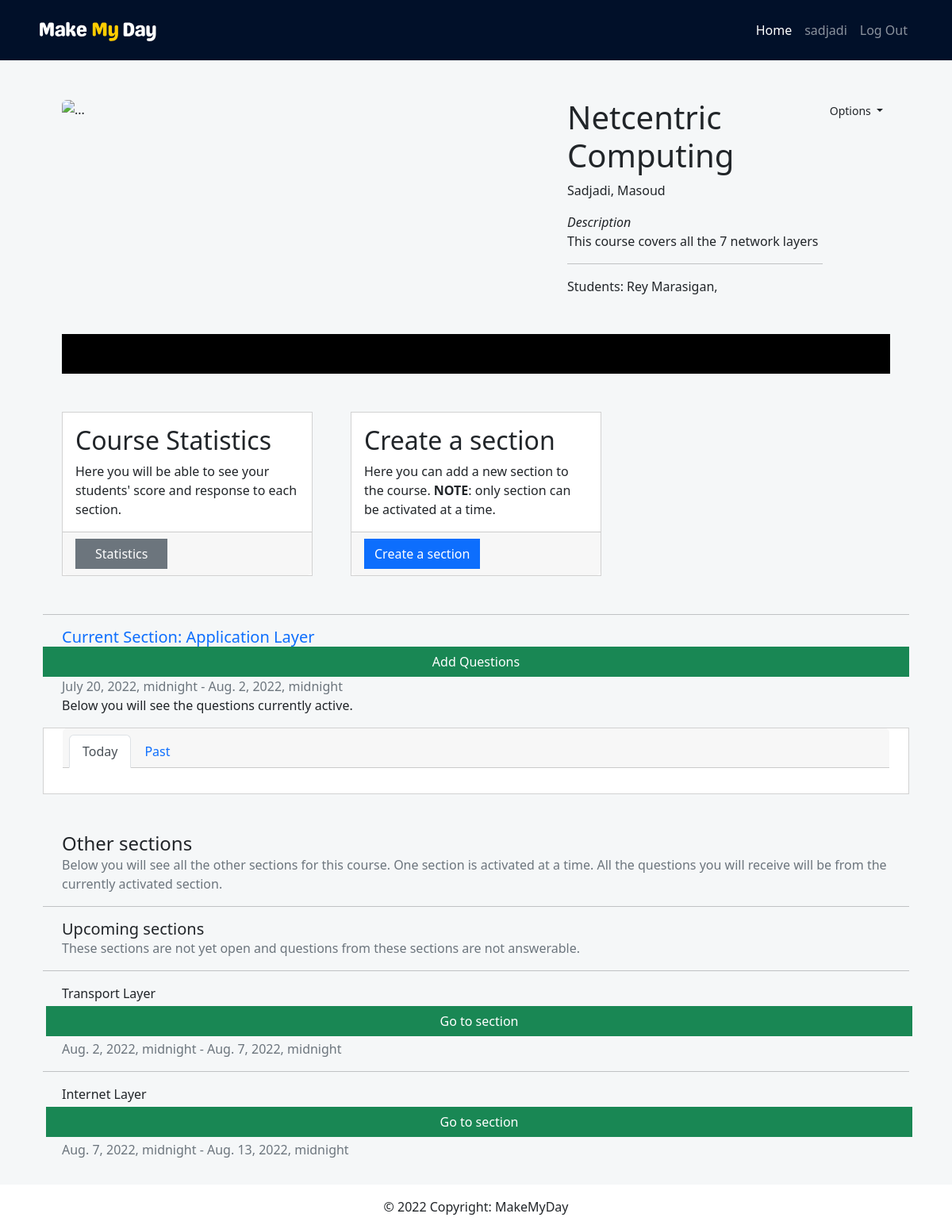
Screenshot of /course/2/ (signed in) with the database file from the repository.
### main/models.py (models this page shows, shortened)
class Course(models.Model):
    instructor = models.ForeignKey(Instructor, on_delete=models.CASCADE)
    students = models.ManyToManyField(Student, through="Notification")
    course_id = models.BigAutoField(primary_key=True, db_column="course_id")
    name = models.CharField(max_length=255)
    description = models.TextField(default="")
    access_code = models.CharField(max_length=100, default="", blank=True)
    year = models.PositiveIntegerField(default=timezone.now().year, validators=[MinValueValidator(1900), max_value_current_year])
    SPRING = "SPRING"
    SUMMER = "SUMMER" # this means once every two days
    FALL = "FALL"
    CHOICES = (
        (SPRING, "Spring"),
        (SUMMER, "Summer"),
        (FALL, "Fall"),
    )
    semester = models.CharField(choices = CHOICES, default=SUMMER, max_length=120)
    def retrieve_sections(self):
        closed_sections = self.section_set.filter(
            end_date__lte=timezone.now())
        open_section = self.section_set.filter(
            start_date__lte=timezone.now(),
            end_date__gte=timezone.now()).first()
        upcoming_sections = self.section_set.filter(
            start_date__gte=timezone.now())
        return [closed_sections, open_section, upcoming_sections]

### questions/models.py (models this page shows, shortened)
class Section(models.Model):
    course = models.ForeignKey(Course, on_delete=models.CASCADE, default=None)
    section_id = models.BigAutoField(primary_key=True, db_column="section_id")
    topic = models.CharField(max_length=255, default="Topic")
    start_date = models.DateTimeField(null=True)
    end_date = models.DateTimeField(null=True)
    DAILY = "DAILY"
    BIDIURNAL = "BIDIURNAL" # this means once every two days
    WEEKLY = "WEEKLY"
    FREQUENCY_CHOICES = (
        (DAILY, "Daily"),
        (BIDIURNAL, "Every other day"),
        (WEEKLY, "Weekly"),
    )
    frequency = models.CharField(choices = FREQUENCY_CHOICES, default=DAILY, max_length=120) # not yet implemented
    def __str__(self):
        return str(self.topic)

### course/views.py (the view)
# urls.py: path('<int:pk>/', courseViews.each_courses, name='each-courses'),
@login_required
def each_courses(request, pk):
    each_one = Course.objects.get(pk=pk)
    student = retrieveStudent(request)
    closed_sections, open_section, upcoming_sections = each_one.retrieve_sections()
    course_instructor = f"{each_one.instructor.user_profile.user.last_name}, {each_one.instructor.user_profile.user.first_name} "
    students = list(each_one.students.all())
    students_ = []
    past_questions = []
    logged_instructor = retrieveInstructor(request)
    if logged_instructor and logged_instructor.instructor_id != each_one.instructor.instructor_id:
        return HttpResponseNotFound('<h1>This is not your class.</h1>')
    if student and not student in students:
        return HttpResponseNotFound('<h1>You are not signed up for this class.</h1>')
    if logged_instructor:
        notification = None
    else:
        notification = Notification.objects.get(course=each_one, student=student)
    for stu in students:
        name = stu.user_profile.user.first_name + " " + stu.user_profile.user.last_name
        students_.append(name)
    return render(request, 'course/course_info.html',
    {'each_one': each_one,
    'notification': notification,
    'instructor': course_instructor,
    'students': students_,
    'closed_sections': closed_sections,
    'open_section': open_section,
    'upcoming_sections': upcoming_sections,
    })

### utils/helper.py (called while the page is built)
def retrieveStudent(request):
    try:
        user = request.user
        userProfile = UserProfile.objects.filter(user=user)[0]
        student = Student.objects.filter(user_profile = userProfile)[0]
        return student
    except:
        return None

def retrieveInstructor(request):
    try:
        user = request.user
        userProfile = UserProfile.objects.filter(user=user)[0]
        instructor = Instructor.objects.filter(user_profile = userProfile)[0]
        return instructor
    except:
        return None

### course/templates/course/course_info.html (shortened to what this page needs)
{% extends 'main/base.html' %}
{% load static %}
{% load humanize %}
{% block content %}
    <div class="container px-4 px-lg-5">
        <div class="row gx-4 gx-lg-5 align-items-top my-5">
            <div class="col-lg-7"><img class="img-fluid rounded mb-4 mb-lg-0" src="../../static/course-image.jpg" alt="..." /></div>
            <div class="col-lg-5">
                <div class="d-flex" >
                    <div class="col flex-fill">
                        <h1 class="font-weight-light">{{each_one.name}}</h1>
                        <p>{{ instructor }}</p>
                        <p class="mb-0"><em>Description</em></p>
                        <p>{{ each_one.description }}</p>
                        {% if request.user.userprofile.student_id != "" %}
                        <hr />
                        <p class="mb-0">Set Reminder: <b>{{ notification.time_to_send }}</b></p>
                        <p class="text-muted">This daily reminder is personal to your account. Depending whether there are questions available for the day, you will be sent an email notification. Go to <b>Options</b> to change the time.</p>
                        {% elif request.user.userprofile.instructor_id != "" %}
                        <hr />
                        <p class="mb-0">Students:
                        {% for s in students %}
                            {{s}},
                        {% endfor %}
                        </p>
                        {% endif %}
                    </div>
                    <div class="col d-flex justify-content-end">
                        <div class="dropdown">
                            <button class="btn btn-sm dropdown-toggle" type="button" id="dropdownMenuButton" data-toggle="dropdown" aria-haspopup="true" aria-expanded="false">
                                Options
                            </button>
                        </div>
                    </div>
                </div>
            </div>
        </div>
        <div class="card text-white bg-black my-5 py-4 text-center">
        </div>
        <div class="row gx-4 gx-lg-5">
            {% if request.user.userprofile.instructor_id != "" %}
                <div class="col-md-4 mb-5">
                    <div class="card h-100">
                        <div class="card-body">
                            <h2 class="card-title">Course Statistics</h2>
                            <p class="card-text">Here you will be able to see your students' score and response to each section.</p>
                        </div>
                        <div class="card-footer"><a
                                class="btn btn-secondary float-left px-4"
                                href="{% url 'course:course-stats-view' pk=each_one.course_id %}"
                        >Statistics</a></div>
                    </div>
                </div>
                <div class="col-md-4 mb-5">
                    <div class="card h-100">
                        <div class="card-body">
                            <h2 class="card-title">Create a section</h2>
                            <p class="card-text">Here you can add a new section to the course. <b>NOTE</b>: only section can be activated at a time.</p>
                        </div>
                        <div class="card-footer"><a class="btn btn-primary btn" href="{% url 'course:questions:create-section' pk=each_one.course_id %}">
                            Create a section
                        </a></div>
                    </div>
                </div>
            {% endif %}
            {% if open_section %}
            <hr />
            <h5 id="current-section-title"
                class="text-primary mb-0"
                data-section-id="{{ open_section.section_id }}"
            >Current Section: {{ open_section }}</h5>
            {% if request.user.userprofile.instructor_id != "" %}
            <a class="btn btn-success btn" style="float: right;" href="{% url 'course:questions:create-question' pk=each_one.course_id %}">
                Add Questions
            </a>
            {% endif %}
            <p class="text-muted mb-0">{{ open_section.start_date }} - {{ open_section.end_date}}</p>
            <p class="mb-3">Below you will see the questions currently active.</p>
            <div class="card mb-5">
                <div class="card-header">
                    <ul class="nav nav-tabs card-header-tabs pull-right"  id="myTab" role="tablist">
                        <li class="nav-item">
                            <a class="nav-link active" id="today-tab" data-toggle="tab" href="#today" role="tab" aria-controls="today" aria-selected="true">Today</a>
                        </li>
                        <li class="nav-item">
                            <a class="nav-link" id="past-tab" data-toggle="tab" href="#past" role="tab" aria-controls="past" aria-selected="false">Past</a>
                        </li>
                    </ul>
                </div>
                <div class="card-body">
                </div>
            </div>
            {% endif %}
            {% if upcoming_sections or closed_sections %}
            <h4 class="text mb-0">Other sections</h4>
            <p class="text-muted mb-3">Below you will see all the other sections for this course. One section is activated at a time. All the questions you will receive will be from the currently activated section.</p>
            <p class="text-white m-0">
                {% if upcoming_sections %}
                <hr />
                <h5 class="text mb-0">Upcoming sections</h5>
                <p class="text-muted mb-3">These sections are not yet open and questions from these sections are not answerable.</p>
                {% for section in upcoming_sections|dictsort:"start_date" %}
                <hr />
                <a>{{ section.topic }}</a>
                {% if request.user.userprofile.instructor_id != "" %}
                <a class="btn btn-success btn m-1" href="{% url 'course:questions:section-view' pk=section.course.course_id id=section.section_id %}" style="float: right;">
                    Go to section
                </a>
                {% endif %}
                <br>
                <a class="text-muted text-decoration-none mb-3" >{{ section.start_date }} - {{ section.end_date}}</a>
                {% endfor %}
                {% endif %}
            </p>
            {% endif %}
    </div>
</div>
{% endblock %}

### main/templates/main/base.html (shortened to what this page needs)
<!DOCTYPE html>
<html lang="en">
<head>
    {% load static %}
    <link href="https://cdn.jsdelivr.net/npm/bootstrap@5.2.0-beta1/dist/css/bootstrap.min.css" rel="stylesheet">
    <link href="//cdn.bootcss.com/bootstrap-datetimepicker/4.17.44/css/bootstrap-datetimepicker.min.css" rel="stylesheet">
    <link rel="stylesheet" href="../../static/css/style.css" />
</head>
<body class="d-flex flex-column vh-100">
<nav class="navbar navbar-dark navbar-expand-lg navbar-custom">
    {% if user.is_authenticated %}
        <div class="container-fluid px-5">
            <a class="navbar-brand" href="/"><img src="../../static/MakeMyDayLogo.svg" style="width: 50%"></a>
            <div class="collapse navbar-collapse" id="navbarSupportedContent">
                <ul class="navbar-nav ms-auto mb-2 mb-lg-0">
                    <li class="nav-item"><a class="nav-link active" aria-current="page" href="/">Home</a></li>
                    <li class="nav-item"><a class="nav-link" href="/">{{ user.username }}</a></li>
                    <li class="nav-item"><a class="nav-link" href="/logout">Log Out</a></li>
                </ul>
            </div>
        </div>
    {% endif %}
    </nav>
<section id="content" , name="content" class="main-page flex-fill">
    {% block content %}
    {% endblock %}
</section>
<footer class="bg-light text-center text-lg-start">
    <div class="text-center p-3" style="background-color: white;">
        © 2022 Copyright: MakeMyDay
    </div>
</footer>
</html>

### main/static/css/style.css (style rules this page uses)
.navbar-custom { background-color:black; }
.btn { border-radius: 0; }
.main-page { background-color: #f5f7f8; }
.card { border-radius: 0; }

### main/templates/main/base.html (style rules this page uses)
.navbar-custom { background-color:#011029; }

### rows the page displays
Course: name "Netcentric Computing", description "This course covers all the 7 network layers"
Section: topic "Application Layer", start_date "July 20, 2022, midnight", end_date "Aug. 2, 2022, midnight"
Section: topic "Transport Layer", start_date "Aug. 2, 2022, midnight", end_date "Aug. 7, 2022, midnight"
Section: topic "Internet Layer", start_date "Aug. 7, 2022, midnight", end_date "Aug. 13, 2022, midnight"

### other values shown
{{ user.username }} "sadjadi"
{{ instructor }} "Sadjadi, Masoud"
{{ s }} "Rey Marasigan"
